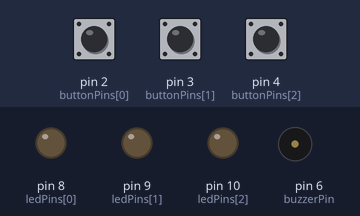
Bench run of a sketch on a simulated Arduino Uno, built with avr-gcc and run on an emulated ATmega328P. On the bench: output pins drawn as LEDs (lit = HIGH), buzzer (waves = sounding). Dashed ring = blinking. The inputs (shaded band) are chosen by the test bench; at power-on: pin 2 (buttonPins[0]) HIGH, pin 3 (buttonPins[1]) HIGH, pin 4 (buttonPins[2]) HIGH. Random numbers use the default seed unless the sketch sets one.

Above: at 1.3 s.
1.4 s: pin 2 (buttonPins[0]) pulled LOW for 0.15 s
At 1.8 s:
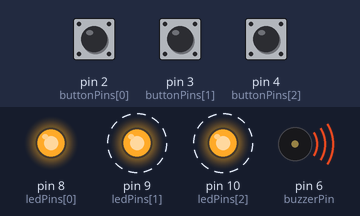
4.4 s: pin 3 (buttonPins[1]) pulled LOW for 1 s
At 4.75 s:
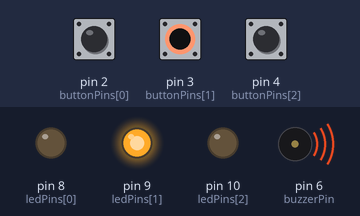
6.9 s: pin 4 (buttonPins[2]) pulled LOW for 0.15 s
At 7.0 s:
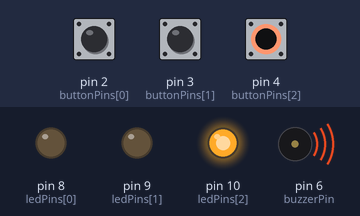
9.9 s: pin 4 (buttonPins[2]) pulled LOW for 1 s
At 11.1 s:
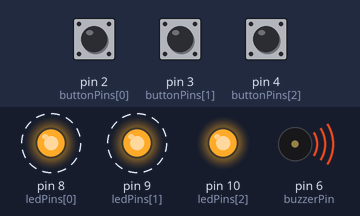
13.4 s: pin 4 (buttonPins[2]) pulled LOW for 3.2 s
At 17.05 s:
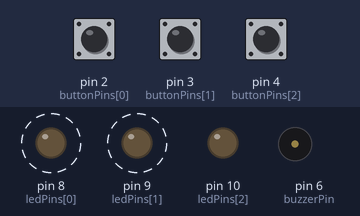
Timing chart, 0 to 19.5 s (numbered marks = the images above; inputs shaded):
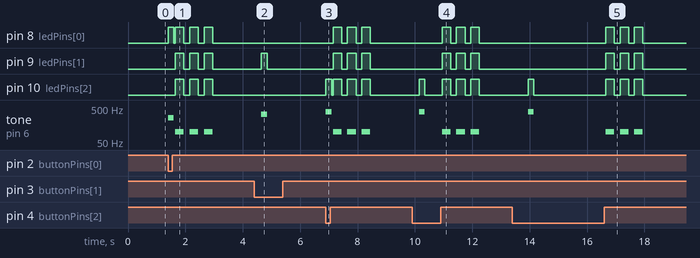

Measured:
- after the input at 1.4 s, pin 9 (ledPins[1]), pin 10 (ledPins[2]): alternates HIGH for 0.30 s and LOW for 0.20 s, 6 changes in all, then stays LOW, starting after 0.25 s; tone on pin 6 (buzzerPin): plays 262 Hz for 0.20 s, 100 Hz for 0.30 s, 100 Hz for 0.30 s, 100 Hz for 0.30 s, starting at once
- after the input at 4.4 s, pin 9 (ledPins[1]): LOW → HIGH after 0.25 s, → LOW 0.20 s later; tone on pin 6 (buzzerPin): silent → 330 Hz after 0.25 s, → silent 0.20 s later
- after the input at 6.9 s, pin 8 (ledPins[0]), pin 9 (ledPins[1]): alternates HIGH for 0.30 s and LOW for 0.20 s, 6 changes in all, then stays LOW, starting after 0.25 s; tone on pin 6 (buzzerPin): plays 392 Hz for 0.20 s, 100 Hz for 0.30 s, 100 Hz for 0.30 s, 100 Hz for 0.30 s, starting at once
- after the input at 9.9 s, pin 8 (ledPins[0]), pin 9 (ledPins[1]): alternates HIGH for 0.30 s and LOW for 0.20 s, 6 changes in all, then stays LOW, starting after 1.1 s
- after the input at 13.4 s, pin 8 (ledPins[0]), pin 9 (ledPins[1]): alternates HIGH for 0.30 s and LOW for 0.20 s, 6 changes in all, then stays LOW, starting after 3.3 s

The sketch:

simon_says.ino
```cpp
const int NUM = 3;
const int ledPins[NUM] = {8, 9, 10};
const int buttonPins[NUM] = {2, 3, 4,};
const int tones[NUM] = {262, 330, 392};
const int buzzerPin = 6;

int sequence[50];
int level = 0;

void setup() {
 for (int i = 0; i < NUM; i++) {
  pinMode(ledPins[i], OUTPUT);
  pinMode(buttonPins[i], INPUT_PULLUP);
 }
pinMode(buzzerPin, OUTPUT);
randomSeed(analogRead(A1));
}

void flash(int i, int ms) {
  digitalWrite(ledPins[i], HIGH);
  tone(buzzerPin, tones[i]);
  delay(ms);
  digitalWrite(ledPins[i], LOW);
  noTone(buzzerPin);

}

int waitForButton() {
  while (true) {
    for (int i = 0; i < NUM; i++) {
     if (digitalRead(buttonPins[i]) == LOW) {
      flash(i, 200);
      while (digitalRead(buttonPins[i]) == LOW);
      delay(50);
      return i;
        }
      }
    }
  }


  void gameOver(){
    for (int i = 0; i < 3; i++) {
      for (int j = 0; j < NUM; j++) digitalWrite(ledPins[j], HIGH);
      tone(buzzerPin, 100);
      delay(300);
      for (int j = 0; j < NUM; j++) digitalWrite(ledPins[j], LOW);
      noTone(buzzerPin);
      delay(200);
    }
    level = 0;
    delay(1000);
  }

  void loop() {
    sequence[level] = random(NUM);
    level++;

    delay(500);
    for (int i = 0; i < level; i++) {
      if (waitForButton() != sequence[i]) {
        gameOver();
        return;
      }
    }
  }
```
